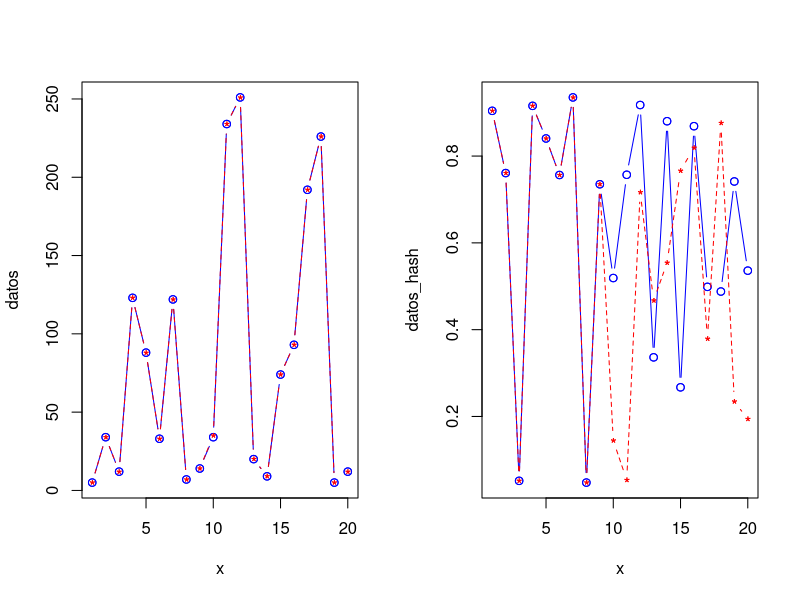
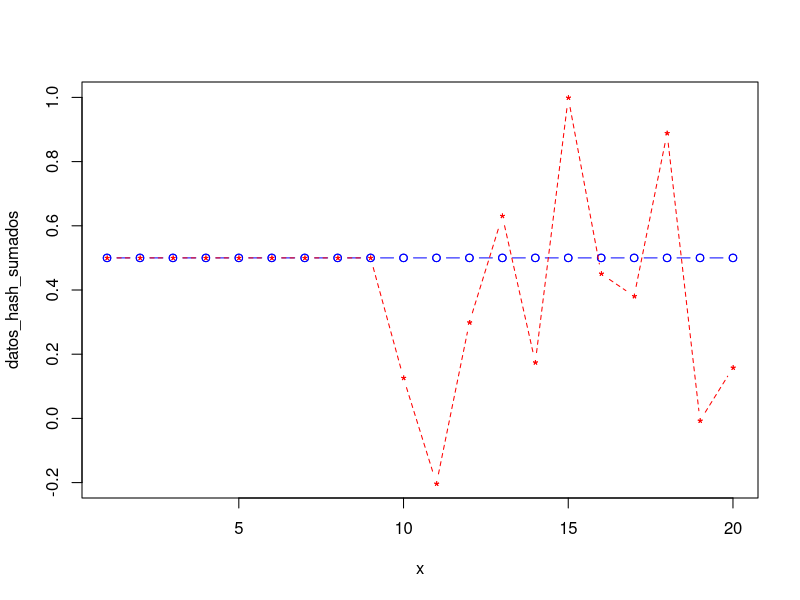

Here is the R script that generated these plots, in order:
library(digest)
library(gmp)

# Función auxiliar de creación del blockchain
vecToSha256 = function(inptVec){
  resultVec = rep(as.raw(0), length(inptVec)*32)
  
  resultVec[1:32] = digest(as.raw(inptVec[1]), algo="sha256", serialize=FALSE, raw=TRUE)
  counter = 2
  for(n in seq(33,length(inptVec)*32,by=32)){
    resultVec[n:(n+31)] = digest(c(as.raw(inptVec[counter]), resultVec[(n-32):n]), algo="sha256", serialize=FALSE, raw=TRUE)
    counter = counter + 1
  }
  return(resultVec)
}

# función auxiliar, combina el output de 32 bytes de la función digest en un número grande y lo normaliza en un valor de 0 a 1 
# para ser representado gráficamente
raw_to_bigz = function(rawInpt_vec){
  resultLeng = floor(length(rawInpt_vec)/32)
  resultVec = c(as.bigz(0), resultLeng)
  for(n in 1:resultLeng){
    resultVec[n] = as.bigz(paste("0x",paste(rawInpt_vec[((n-1)*32+1):(n*32)] ,collapse = "",sep=""), collapse = "",sep=""))
  }
  
  # valor máximo usado para normalizar el resto (en este caso se trata de 2^256 - 1)
  valor_norm = as.bigz("0xffffffffffffffffffffffffffffffffffffffffffffffffffffffffffffffff") - 1
  return(resultVec/valor_norm)
}

# Ejemplo trivial con 20 valores aleatorios
x = c(1:20)
datos = c(5,34,12,123,88,33,122,7,14,34,234,251,20,9,74,93,192,226,5,12)
datos_hash_raw = vecToSha256(datos)
datos_hash = raw_to_bigz(datos_hash_raw)

distribucion = 0.5 #recta escogida como distribución simple
sumadores = distribucion - datos_hash

# Un actor deshonesto modifica los datos con un cambio muy ligero, el décimo valor pasa de 34 a 35
datos_cambiados = datos
datos_cambiados[10] = 35  #DE 34 => 35
datos_cambiados_hash_raw = vecToSha256(datos_cambiados)
datos_cambiados_hash = raw_to_bigz(datos_cambiados_hash_raw)


# plot de los resultasdos, se ve que la gráfica de los datos en sí (plot izquierdo arriba) no se aprecia el cambio realizado por 
# el actor deshonesto (se ve que los valores originales en azul se corresponded casi identicamente con los
# valores modificados en rojo). Sin embargo, en la gráfica del blockchain (arriba derecha) se observa como no solo el décimo
# valor sino todo el resto de valores cambian completamente (el blockchain original en azul y el blockchain
# alterado en rojo son completamente distintos).
par(mfrow=c(1,2))
plot(x, datos, col="blue")
lines(x, datos, type = "b", lty = 1, col = "blue")
points(x, datos_cambiados, col = "red", pch="*")
lines(x, datos_cambiados, type = "b", lty = 2, col = "red", pch="*")

plot(x, datos_hash, col="blue")
lines(x, datos_hash, type = "b", lty = 1, col = "blue")
points(x, datos_cambiados_hash, col = "red", pch="*")
lines(x, datos_cambiados_hash, type = "b", lty = 2, col = "red", pch="*")

# En la parte de abajo se añaden los SUMADORES al blockchain original y se realiza otra comparación con la misma secuencia modificada

# secuencias blockchain junto a los sumadores
datos_hash_sumados = datos_hash + sumadores
datos_cambiados_hash_sumados = datos_cambiados_hash + sumadores

# se observa como la secuencia sumada (azul) se ajusta perfectamente a la distribución escogida (la recta y=0.5) 
# mientras que de nuevo la secuencia blockchain modificada (rojo) divierge a partir del décimo valor
par(mfrow=c(1,1))
plot(x, datos_hash_sumados, col="blue", ylim=c(-0.2,1))
lines(x, datos_hash_sumados, type = "b", lty = 1, col = "blue")
points(x, datos_cambiados_hash_sumados, col = "red", pch="*")
lines(x, datos_cambiados_hash_sumados, type = "b", lty = 2, col = "red", pch="*")
